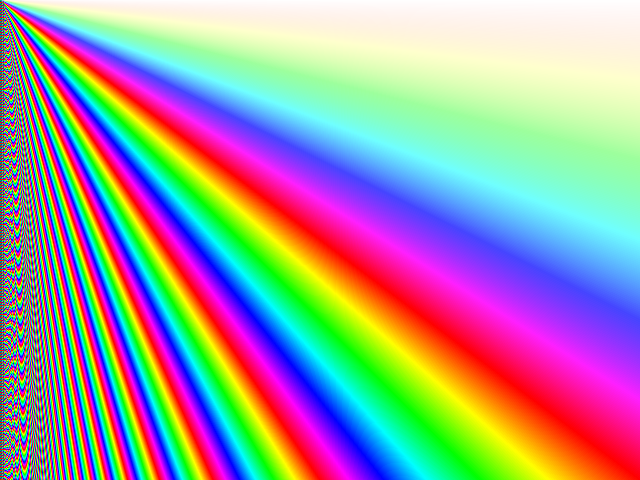

Here is the Python script that generated this plot:
import numpy as np

# $ pip install pillow
from PIL import Image

img = Image.new('HSV', (640, 480), (255,255,255))
for y in range(480):
    for x in range(640):
        h = (y+1) / (x+1)
        s = np.arctan(h)
        h = int(round((h * 4/3) * 255 % 255))
        s = int(round((s / 2*np.pi) * 255))
        v = 255
        c = (h,s,v)
        img.putpixel((x,y),c)

img = img.convert('RGB')
img.save('a.png', 'PNG')
